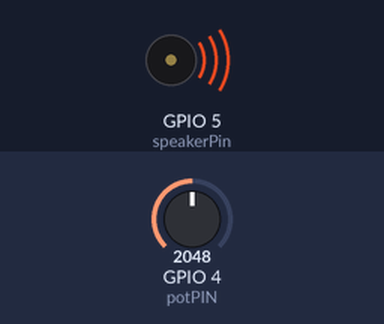
The sketch below on a simulated ESP32-S3. On the bench: buzzer (waves = sounding). The inputs (shaded band) are chosen by the test bench; at power-on: GPIO 4 (potPIN) = 2048.

Above: at 0.5 s.
Timing chart, 0 to 4.6 s (numbered marks = the images above):
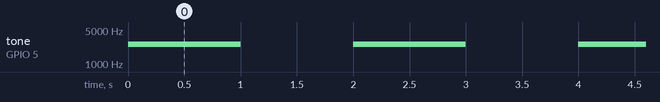

The sketch:

Potentiometer_Speaker.ino
```cpp
#define potPIN 4
#define speakerPin 5

void setup() {
    pinMode(speakerPin, OUTPUT);
}

int frequency = 100;
void loop() {
    int potValue = analogRead(potPIN);
    frequency = map(potValue, 0,4095, 100, 5000);

    tone(speakerPin, frequency); // Generate a tone of 1000 Hz
    delay(1000);            // Wait for 1 second
    noTone(speakerPin);     // Turn off the tone
    delay(1000);            // Wait for 1 second
}
```

Measured:
- by itself, tone on GPIO 5 (speakerPin): alternates 2550 Hz for 1.0 s and silent for 1.0 s
